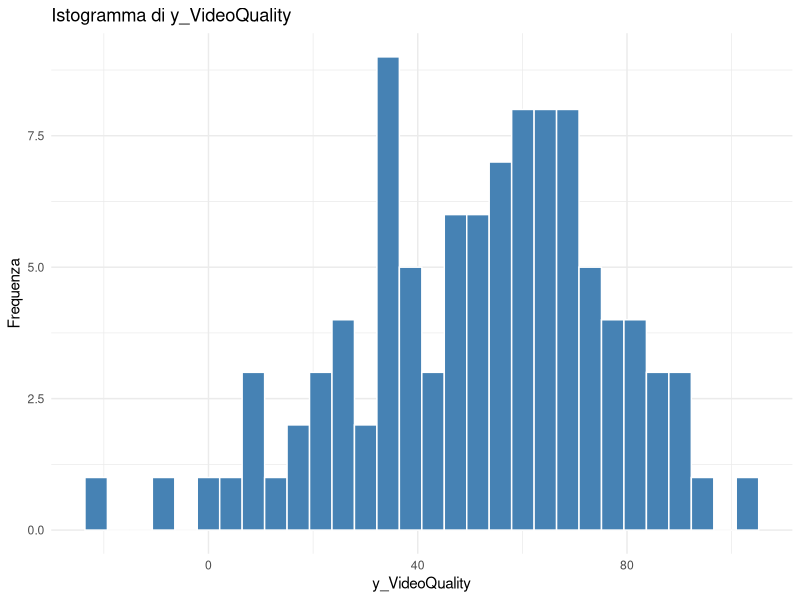
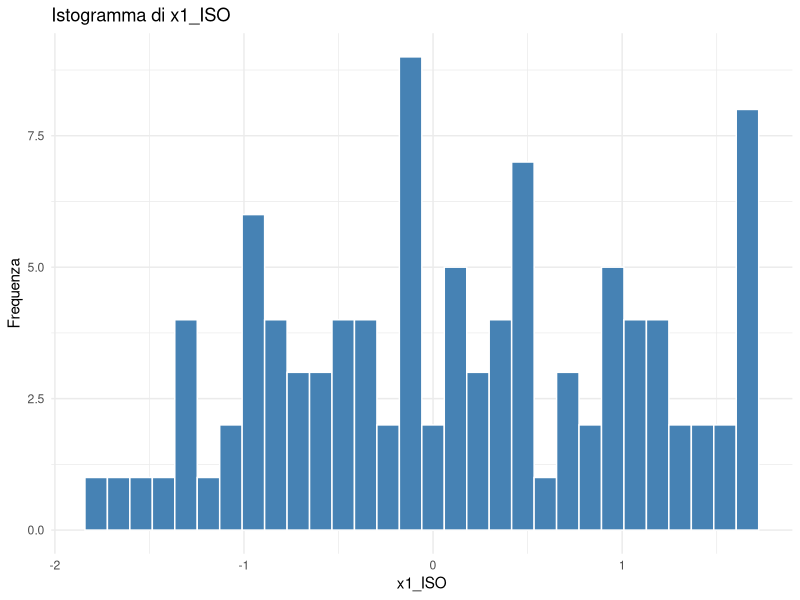
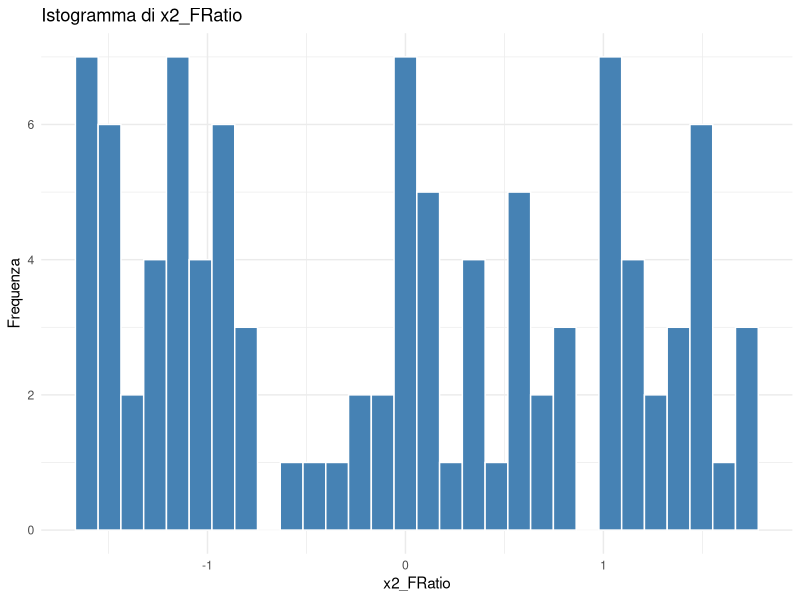
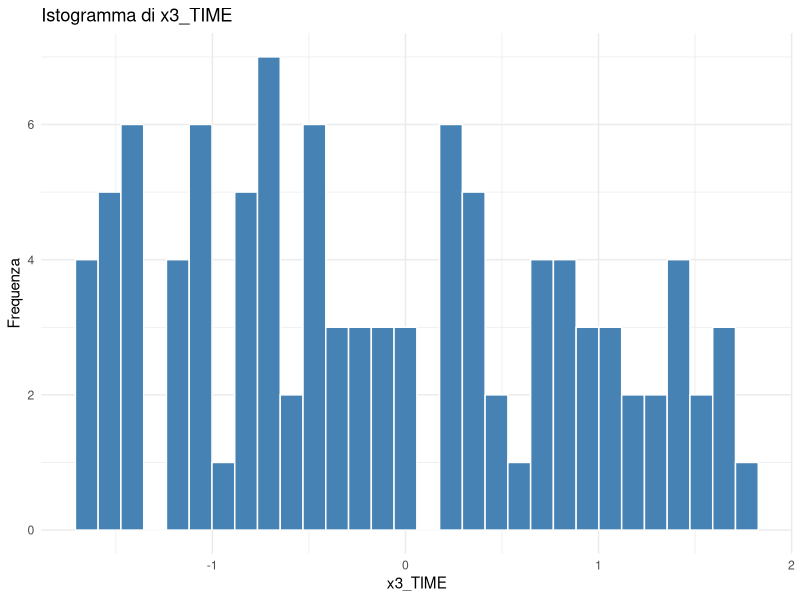
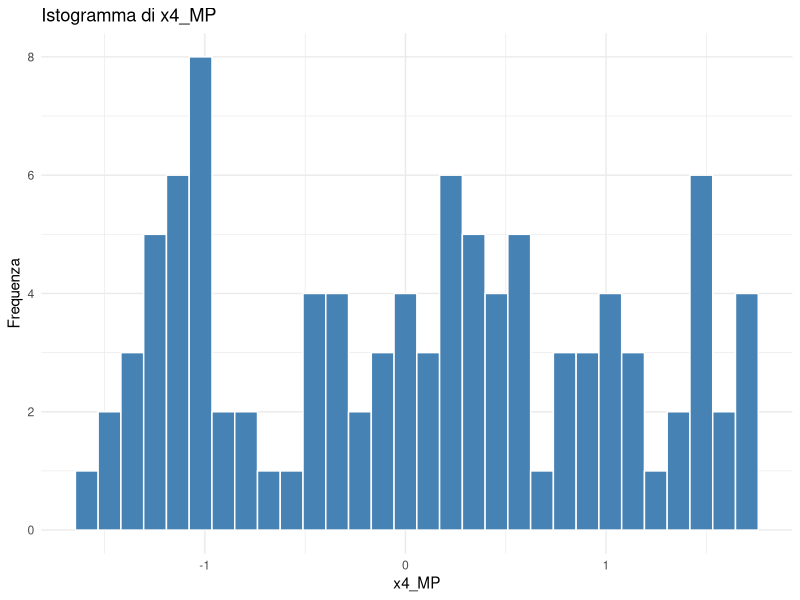
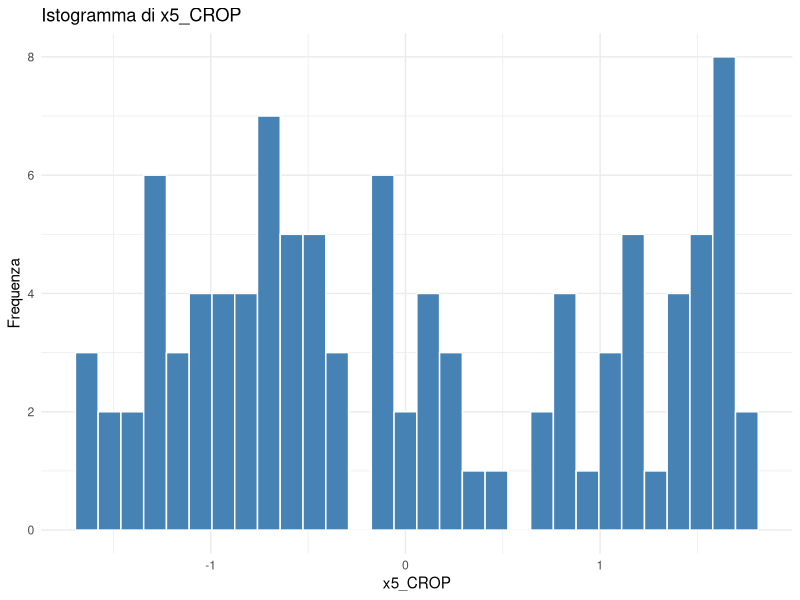
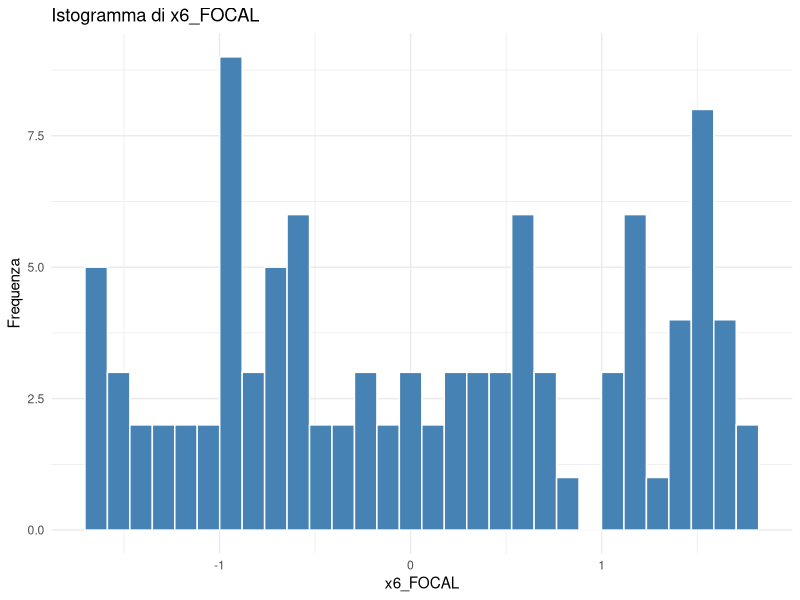
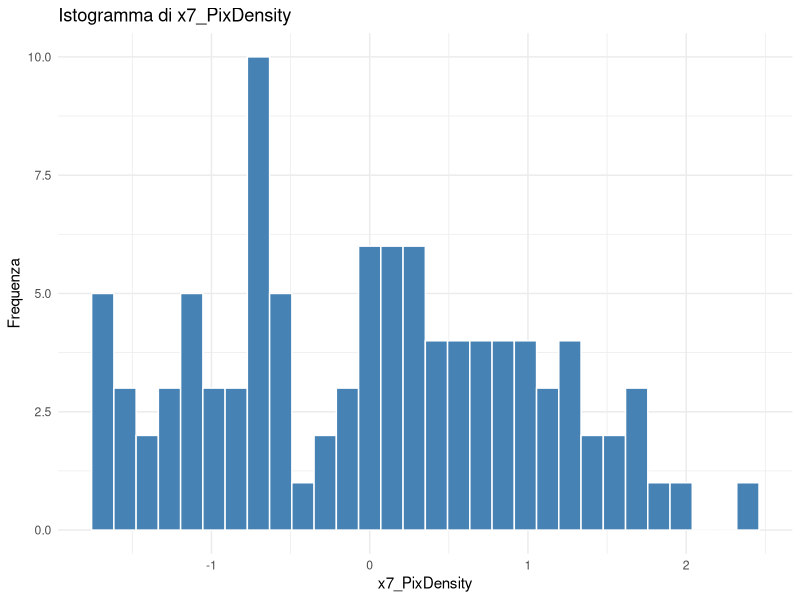

The R source for these figures, in order:
# Caricamento dei pacchetti necessari
install.packages("ggplot2")
install.packages("GGally")
install.packages("corrplot")
install.packages("dplyr")
install.packages("readr")

library(ggplot2)
library(GGally)     # per ggpairs
library(corrplot)   # per visualizzare la matrice di correlazione
library(dplyr)      # per manipolazione dati
library(readr)      # per leggere file CSV


# Caricamento del dataset
dati <- read_csv("data/DataSet_gruppo13.csv")


# Statistiche descrittive (media, mediana, dev. standard, min, max)
statistiche_descrittive <- dati %>%
  summarise(across(everything(), list(
    media = mean,
    mediana = median,
    dev_standard = sd,
    minimo = min,
    massimo = max
  )))

# Trasposizione per migliorare la leggibilità a video
print(t(statistiche_descrittive))


# Istogrammi per ogni variabile
for (variabile in names(dati)) {
  print(
    ggplot(dati, aes_string(variabile)) +
      geom_histogram(bins = 30, fill = "steelblue", color = "white") +
      theme_minimal() +
      labs(title = paste("Istogramma di", variabile),
           x = variabile,
           y = "Frequenza")
  )
}


# Boxplot per ogni variabile
for (variabile in names(dati)) {
  print(
    ggplot(dati, aes_string(y = variabile)) +
      geom_boxplot(fill = "tomato", color = "black") +
      theme_minimal() +
      labs(title = paste("Boxplot di", variabile),
           y = variabile)
  )
}


# Calcolo della matrice di correlazione
matrice_correlazioni <- cor(dati)
print(matrice_correlazioni)

# Visualizzazione grafica della matrice di correlazione (heatmap)
corrplot(matrice_correlazioni, method = "color", type = "upper",
         col = colorRampPalette(c("white", "blue"))(100),
         addCoef.col = "black", number.cex = 0.7, tl.col = "black", 
         mar = c(0, 1, 0, 0))

# Aggiunta del titolo in alto a sinistra (lato 3 = in alto)
mtext("Matrice di correlazione", side = 3, adj = 0, line = 1.5, cex = 1.2, font = 2)


# Scatter plot: ogni variabile indipendente vs y_VideoQuality
variabili_indipendenti <- names(dati)[names(dati) != "y_VideoQuality"]
for (x in variabili_indipendenti) {
  print(
    ggplot(dati, aes_string(x = x, y = "y_VideoQuality")) +
      geom_point(color = "darkgreen") +
      geom_smooth(method = "lm", se = FALSE, color = "blue") +
      theme_minimal() +
      labs(title = paste("Scatter plot:", x, "vs y_VideoQuality"),
           x = x, y = "y_VideoQuality")
  )
}
